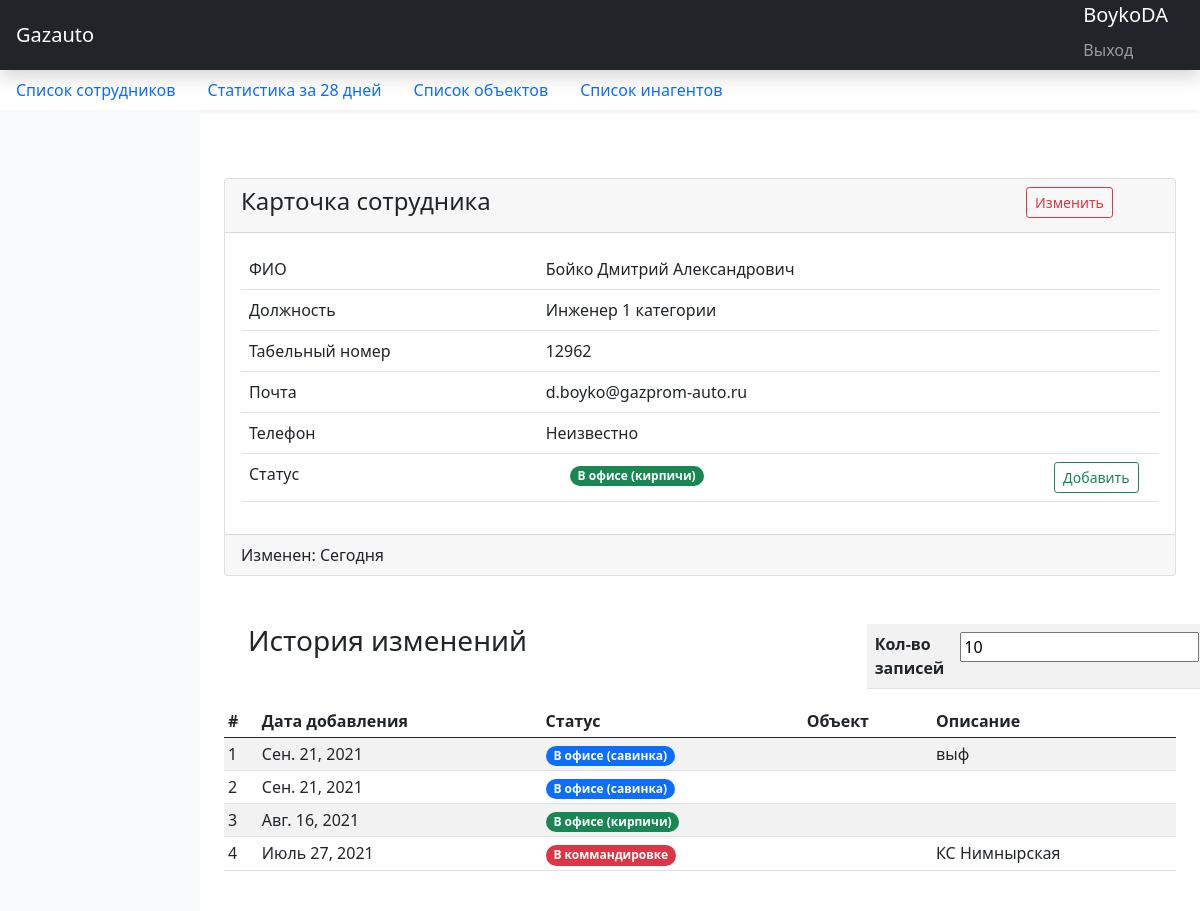
Page /user/boykoda12962/ (signed in) on the earlier database version.
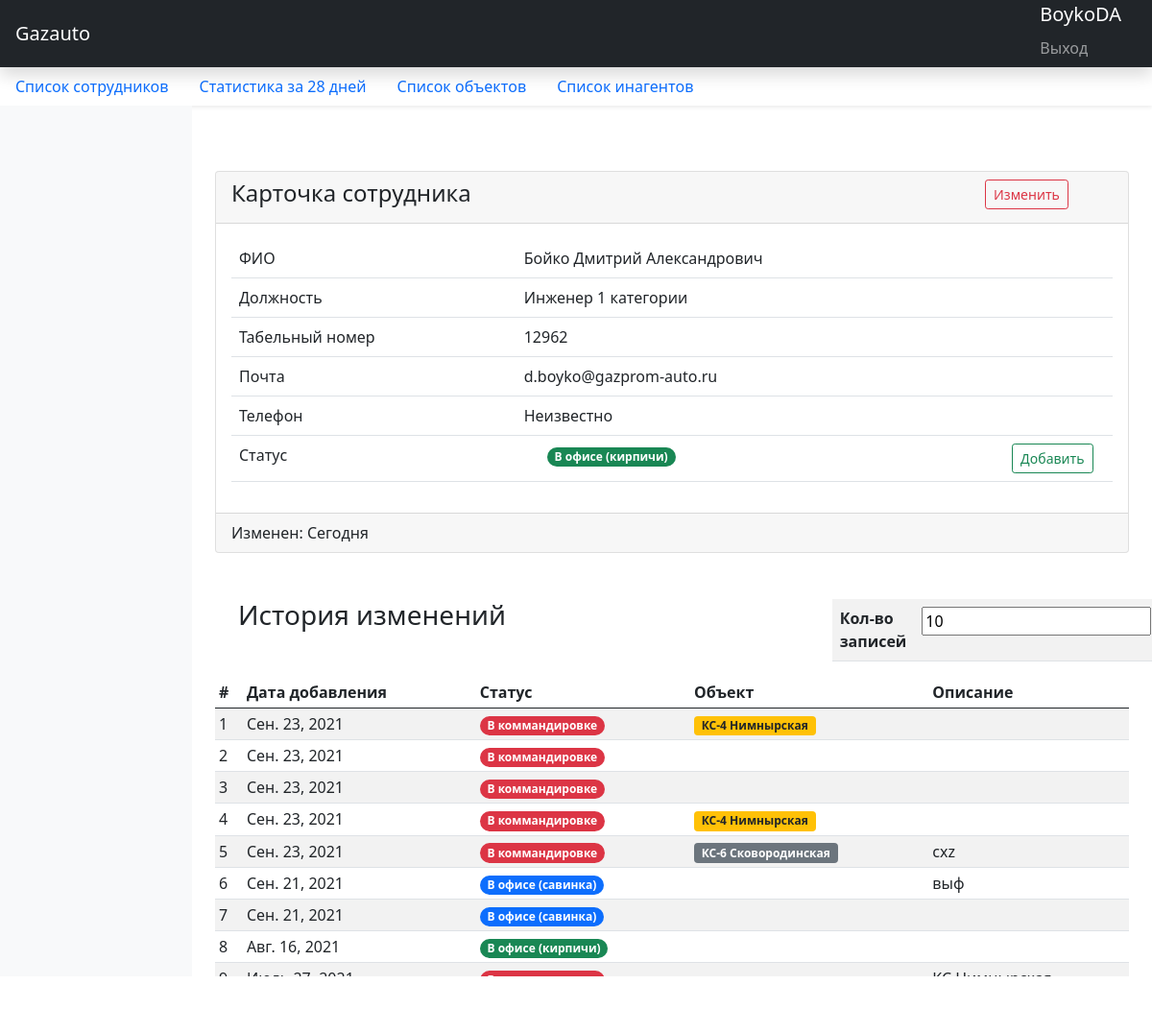
Same page on the later database version.
### statistic_app/models.py (models this page shows, shortened)
class Profile(models.Model):
    user = models.OneToOneField(User, on_delete=models.SET_NULL, null=True, verbose_name="Пользователь")
    father_name = models.CharField("Отчество", max_length=200, blank=True, null=True)
    tabel_num = models.IntegerField(verbose_name="Табельный номер", default=0)
    position = models.CharField("Должность", max_length=200)
    user_location = models.ForeignKey(UserLocation, verbose_name="Местоположение пользователя",
                                      on_delete=models.SET_NULL, null=True)
    url = models.SlugField(max_length=255, unique=True, db_index=True, verbose_name="URL", default=None, null=True,
                           blank=True)
    phone_number = models.CharField(verbose_name="Телефон(ы)", max_length=200, blank=True, null=True)
    project = models.ForeignKey(Project, verbose_name="Проект",
                                          on_delete=models.SET_NULL, blank=True, null=True, related_name='project')
    description = models.TextField("Описание события", null=True, blank=True)
    pub_date = models.DateField('Время события', default=datetime.date.today, blank=False, null=False)
    class Meta:
        ordering = ['-user.username']
    def when_published(self):
        now = timezone.now().date()
        diff = now - self.pub_date
        if diff.days == 0:
            return "Сегодня"
        if diff.days == 1:
            return "1 день назад"
        if diff.days < 5:
            return f"{diff.days} дня назад"
        return f"{diff.days} дней назад"
    class Meta:
        verbose_name = "Сотрудник"
        verbose_name_plural = "Сотрудники"

class UserLocation(models.Model):
    BOOTSTRAP4_STYLE = [
        ('badge rounded-pill bg-primary', 'синий'),
        ('badge rounded-pill bg-secondary', 'серый'),
        ('badge rounded-pill bg-success', 'зеленый'),
        ('badge rounded-pill bg-info text-dark', 'голубой'),
        ('badge rounded-pill bg-warning text-dark', 'желтый'),
        ('badge rounded-pill bg-danger', 'красный'),
        ('badge rounded-pill bg-light text-dark', 'светлый'),
        ('badge rounded-pill bg-dark', 'темный')
    ]
    location = models.CharField("Местоположение пользователя", max_length=200, unique=True)
    loc_description = models.TextField("Описание местоположение", blank=True, null=True)
    loc_class = models.CharField("Класс bootstrap", max_length=200, choices=BOOTSTRAP4_STYLE,
                                 default='badge badge-pill bg-dark')
    class Meta:
        verbose_name = "Местоположение"
        verbose_name_plural = "Местоположения"

class UserStatistic(models.Model):
    user_name = models.ForeignKey(Profile, verbose_name="Пользователь", on_delete=models.SET_NULL, null=True)
    user_location = models.ForeignKey(UserLocation, verbose_name="Местоположение пользователя",
                                      on_delete=models.SET_NULL, null=True)
    description = models.TextField("Описание события", null=True, blank=True)
    pub_date = models.DateField('Время события', default=datetime.date.today, blank=False, null=False)
    project = models.ForeignKey(Project, verbose_name="Проект",
                                on_delete=models.SET_NULL, blank=True, null=True, related_name='user')
    class Meta:
        verbose_name = "Статистика пользователя"
        verbose_name_plural = "Статистика пользователей"
        ordering = ['-pub_date', '-id']

class Project(models.Model):
    STATUS_PROJECT = [
        ('Не начат', 'Не начат'),
        ('Подготовка', 'Подготовка'),
        ('В работе', 'В работе'),
        ('Сдан', 'Сдан'),
        ('Тех. обслуживание', 'Тех. обслуживание'),
    ]
    STATUS_STYLE_PROJECT = {
        'Не начат': 'badge bg-danger',
        'Подготовка': 'badge bg-secondary',
        'В работе': 'badge bg-primary',
        'Сдан': 'badge bg-success',
        'Тех. обслуживание': 'badge bg-warning text-dark',
    }
    name = models.CharField("Название", max_length=200, blank=False, null=False, unique=True)
    status = models.CharField("Статус проекта", max_length=200, choices=STATUS_PROJECT,
                              default='Не начат')
    description = models.TextField("Описание события", null=True, blank=True)
    tasks = models.TextField("Задачи", max_length=2000, blank=True, null=True)
    url = models.SlugField(max_length=255, unique=True, db_index=True, verbose_name="URL", default=None, null=True,
                           blank=True)
    class Meta:
        ordering = ['-name']
    def status_style(self):
        return self.STATUS_STYLE_PROJECT[self.status]
    def get_absolute_url(self):
        return reverse('project_detail', kwargs={'slug': self.url})
    class Meta:
        verbose_name = "Проект"
        verbose_name_plural = "Проекты"

### statistic_app/views.py (the view, shortened to what this page needs)
# urls.py: path('user/<str:slug>/', UserDetailView.as_view(), name='user_detail'),
class UserDetailView(LoginRequiredMixin, View):
    login_url = '/accounts/login'
    model = Profile
    slug_field = "url"
    template_name = "user/user_detail.html"
    pagination = 10
    def get(self, request, slug):
        contex = self.get_context_data(slug)
        return render(request, self.template_name, contex)
    def get_context_data(self, slug):
        context = {}
        object = get_object_or_404(self.model, url__iexact=slug)
        context['profile'] = get_object_or_404(self.model, url__iexact=slug)
        context['statistics'] = UserStatistic.objects.filter(user_name=object)[:self.pagination]
        context['pagination'] = self.pagination
        return context

### templates/user/user_detail.html (shortened to what this page needs)
{% extends 'index.html' %}
{% block contents %}
<div class="card">
    <div class="card-header">
        <div class="row justify-content-end">
                <div class="col-10">
                       <h4>Карточка сотрудника</h4>
                </div>
                <div class="col-2">
                    {% if user.is_authenticated and user.username == profile.user.username or user.is_superuser %}
                    <a class="btn  btn-outline-danger btn-sm" href="{% url 'user_edit' profile.url %}"
                       role="button">Изменить</a>
                    {% endif %}
                </div>
            </div>
    </div>
    <div class="card-body">
        <table class="table table-hover" id="telemetry_table1">
            <tbody>
            <tr>
                <td>ФИО</td>
                <td>{{ profile.user.last_name }} {{ profile.user.first_name }} {{ profile.father_name }}</td>
            </tr>
            <tr>
                <td>Должность</td>
                <td>{{ profile.position }}</td>
            </tr>
            <tr>
                <td>Табельный номер</td>
                <td>{{ profile.tabel_num }}</td>
            </tr>
            <tr>
                <td>Почта</td>
                <td>{% if profile.user.email %}{{ profile.user.email }}{% else %}Неизвестно{% endif %}</td>
            </tr>
            <tr>
                <td>Телефон</td>
                <td>{% if profile.phone_number %}{{ profile.phone_number }}{% else %}Неизвестно{% endif %}</td>
            </tr>
            <tr>
                <td>Статус</td>
                <td>
                    <div class="container">
                        <div class="row">
                            <div class="col-sm-3">
                                <span class="{{ profile.user_location.loc_class }}">{{ profile.user_location.location }}</span>
                            </div>
                            <div class="col-sm-7">
                            </div>
                            <div class="col-sm-2">
                                {% if user.is_authenticated and user.username == profile.user.username or user.is_superuser %}
                                <a class="btn btn-outline-success btn-sm" href="{% url 'user_update' profile.url %}"
                                   role="button">Добавить</a>
                                {% endif %}
                            </div>
                        </div>
                    </div>
                </td>
            </tr>
            </tbody>
        </table>
    </div>
    <div class="card-footer">
{% if profile.when_published %}Изменен: {{ profile.when_published }}{% else %} Дата изменения неизвестна
        {% endif %}
    </div>
</div>
<div class="pt-5 pb-2 mb-3">
    <div class="container">
        <div mt-xl-4>
            <div class="row justify-content-end">
                <div class="col-8">
                    <h3>История изменений</h3>
                </div>
                <div class="col-4">
                    <table class="table table-striped">
                        <tbody>
                        <th scope="col">Кол-во записей</th>
                        <th scope="col"><form action="" method="post">{% csrf_token %}<input type="number" id="replyNumber" min="1" data-bind="value:replyNumber"
                                               name="pagination" value="{{ pagination }}"/></form></th>
                        </tbody>
                    </table>
                </div>
            </div>
        </div>
    </div>
    <div class="table-responsive">
        <table class="table table-striped table-sm">
            <thead>
            <tr>
                <th>#</th>
                <th>Дата добавления</th>
                <th>Статус</th>
                <th>Объект</th>
                <th>Описание</th>
            </tr>
            </thead>
            <tbody>
            {% for stat in statistics %}
            <tr>
                <td>{{ forloop.counter }}</td>
                <td>{{ stat.pub_date }}</td>
                <td><span class="{{ stat.user_location.loc_class }}">{{ stat.user_location.location }}</span></td>
                <td><a href="{{ stat.project.get_absolute_url }}"><span class="{{ stat.project.status_style }}" title="{{ stat.project.status }}">{{ stat.project.name }}</span></a></td>
                <td>{{ stat.description }}</td>
            </tr>
            {% endfor %}
            </tbody>
        </table>
    </div>
</div>
{% endblock %}

### templates/index.html (shortened to what this page needs)
{% load static %}
<!doctype  html>
<html lang="ru">
<head>
    <link href="{% static 'css/bootstrap.min.css' %}" rel="stylesheet">
</head>
<body>
<header class="navbar navbar-dark sticky-top bg-dark flex-md-nowrap p-0 shadow">
    <a class="navbar-brand col-md-2 col-lg-1 me-1 px-3" href="{% url 'user_list' %}">Gazauto</a>
    <ul class="navbar-nav px-3">
        {% if user.is_authenticated %}
        <li class="nav-item text-nowrap">
            <a class="navbar-brand">{{user.username}}</a>
            <a class="nav-link" href="{% url 'logout' %}">Выход</a>
        </li>
        {% else %}
        <li class="nav-item text-nowrap">
            <a class="nav-link" href="{% url 'login' %}">Вход</a>
        </li>
        {% endif %}
    </ul>
</header>
{% block navigation %}
<div class="nav-scroller bg-body shadow-sm">
  <nav class="nav nav-underline" aria-label="Secondary navigation">
      <a class="nav-link " aria-current="page" href="{% url 'user_list' %}">Список сотрудников</a>
      <a class="nav-link" href="{% url 'statistics' %}">Статистика за 28 дней</a>
      <a class="nav-link" href="{% url 'project_list' %}">Список объектов</a>
      <a class="nav-link" href="{% url 'agent_list' %}">Список инагентов</a>
  </nav>
</div>
{% endblock %}
<div class="container-fluid">
    <div class="row">
        <nav id="sidebarMenu" class="col-md-3 col-lg-2 d-md-block bg-light sidebar collapse">
            <div class="position-sticky pt-3">
            </div>
        </nav>
        <main class="col-md-4 ms-sm-auto col-lg-10 px-md-4">
            <canvas class="my-4 w-100 chartjs-render-monitor" id="myChart" width="913" height="585"
                    style="display: block; height: 20px; width: 609px;"></canvas>
            {% block contents %}{% endblock %}
        </main>
    </div>
</div>
</body>

Differences in the rows shown:
added UserStatistic: pub_date "Сен. 23, 2021", user_location.location "В коммандировке", project.name "КС-4 Нимнырская"
added UserStatistic: pub_date "Сен. 23, 2021", user_location.location "В коммандировке"
added UserStatistic: pub_date "Сен. 23, 2021", user_location.location "В коммандировке"
added UserStatistic: pub_date "Сен. 23, 2021", user_location.location "В коммандировке", project.name "КС-4 Нимнырская"
added UserStatistic: pub_date "Сен. 23, 2021", user_location.location "В коммандировке", project.name "КС-6 Сковородинская", description "cxz"
